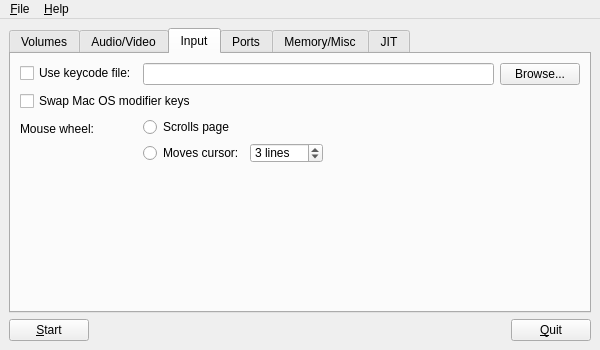
<?xml version="1.0" encoding="UTF-8"?>
<ui version="4.0">
 <class>PrefsEditorQt</class>
 <widget class="QMainWindow" name="PrefsEditorQt">
  <property name="geometry">
   <rect>
    <x>0</x>
    <y>0</y>
    <width>600</width>
    <height>350</height>
   </rect>
  </property>
  <property name="minimumSize">
   <size>
    <width>600</width>
    <height>350</height>
   </size>
  </property>
  <property name="windowTitle">
   <string>SheepShaver Settings</string>
  </property>
  <widget class="QWidget" name="centralwidget">
   <layout class="QVBoxLayout" name="verticalLayout">
    <item>
     <widget class="QTabWidget" name="tabWidget">
      <property name="tabShape">
       <enum>QTabWidget::TabShape::Rounded</enum>
      </property>
      <property name="currentIndex">
       <number>2</number>
      </property>
      <property name="tabBarAutoHide">
       <bool>false</bool>
      </property>
      <widget class="QWidget" name="volumesTab">
       <attribute name="title">
        <string>Volumes</string>
       </attribute>
       <layout class="QHBoxLayout" name="horizontalLayout">
        <item>
         <layout class="QVBoxLayout" name="verticalLayout_2">
          <item>
           <widget class="QListView" name="volumesList"/>
          </item>
          <item>
           <layout class="QHBoxLayout" name="horizontalLayout_2">
            <item>
             <widget class="QPushButton" name="addVolumeButton">
              <property name="text">
               <string>Add</string>
              </property>
             </widget>
            </item>
            <item>
             <spacer name="horizontalSpacer_2">
              <property name="orientation">
               <enum>Qt::Orientation::Horizontal</enum>
              </property>
              <property name="sizeHint" stdset="0">
               <size>
                <width>40</width>
                <height>20</height>
               </size>
              </property>
             </spacer>
            </item>
            <item>
             <widget class="QPushButton" name="createVolumeButton">
              <property name="text">
               <string>Create</string>
              </property>
             </widget>
            </item>
            <item>
             <spacer name="horizontalSpacer_3">
              <property name="orientation">
               <enum>Qt::Orientation::Horizontal</enum>
              </property>
              <property name="sizeHint" stdset="0">
               <size>
                <width>40</width>
                <height>20</height>
               </size>
              </property>
             </spacer>
            </item>
            <item>
             <widget class="QPushButton" name="removeVolumeButton">
              <property name="text">
               <string>Remove</string>
              </property>
             </widget>
            </item>
           </layout>
          </item>
          <item>
           <layout class="QHBoxLayout" name="horizontalLayout_3">
            <item>
             <widget class="QLabel" name="label">
              <property name="text">
               <string>Shared Folder:</string>
              </property>
             </widget>
            </item>
            <item>
             <widget class="QLineEdit" name="sharedFolderEntry"/>
            </item>
            <item>
             <widget class="QPushButton" name="sharedFolderSelectButton">
              <property name="text">
               <string>Browse…</string>
              </property>
             </widget>
            </item>
           </layout>
          </item>
          <item>
           <layout class="QHBoxLayout" name="horizontalLayout_4">
            <item>
             <widget class="QLabel" name="label_2">
              <property name="text">
               <string>Boot from:</string>
              </property>
             </widget>
            </item>
            <item>
             <widget class="QComboBox" name="bootFromCombo">
              <item>
               <property name="text">
                <string>Any</string>
               </property>
              </item>
              <item>
               <property name="text">
                <string>CD-ROM</string>
               </property>
              </item>
             </widget>
            </item>
            <item>
             <spacer name="horizontalSpacer">
              <property name="orientation">
               <enum>Qt::Orientation::Horizontal</enum>
              </property>
              <property name="sizeHint" stdset="0">
               <size>
                <width>40</width>
                <height>20</height>
               </size>
              </property>
             </spacer>
            </item>
            <item>
             <widget class="QCheckBox" name="checkBox">
              <property name="text">
               <string>Use CD-ROM driver</string>
              </property>
             </widget>
            </item>
           </layout>
          </item>
         </layout>
        </item>
       </layout>
      </widget>
      <widget class="QWidget" name="avTab">
       <attribute name="title">
        <string>Audio/Video</string>
       </attribute>
       <layout class="QFormLayout" name="formLayout_4">
        <item row="0" column="0">
         <widget class="QLabel" name="label_10">
          <property name="text">
           <string>Start as:</string>
          </property>
         </widget>
        </item>
        <item row="0" column="1">
         <widget class="QComboBox" name="screenModeComboBox">
          <item>
           <property name="text">
            <string>Window</string>
           </property>
          </item>
          <item>
           <property name="text">
            <string>Fullscreen</string>
           </property>
          </item>
         </widget>
        </item>
        <item row="1" column="0">
         <widget class="QLabel" name="label_11">
          <property name="text">
           <string>Resolution:</string>
          </property>
         </widget>
        </item>
        <item row="1" column="1">
         <widget class="QComboBox" name="resolutionComboBox">
          <property name="editable">
           <bool>true</bool>
          </property>
          <property name="currentText">
           <string>512 x 384</string>
          </property>
          <item>
           <property name="text">
            <string>512 x 384</string>
           </property>
          </item>
          <item>
           <property name="text">
            <string>640 x 480</string>
           </property>
          </item>
          <item>
           <property name="text">
            <string>800 x 600</string>
           </property>
          </item>
          <item>
           <property name="text">
            <string>1024 x 768</string>
           </property>
          </item>
          <item>
           <property name="text">
            <string>1280 x 800</string>
           </property>
          </item>
          <item>
           <property name="text">
            <string>1440 x 900</string>
           </property>
          </item>
          <item>
           <property name="text">
            <string>1600 x 1200</string>
           </property>
          </item>
          <item>
           <property name="text">
            <string>1920 x 1080</string>
           </property>
          </item>
          <item>
           <property name="text">
            <string>Maximum</string>
           </property>
          </item>
         </widget>
        </item>
        <item row="2" column="0">
         <widget class="QLabel" name="label_12">
          <property name="text">
           <string>Refresh rate:</string>
          </property>
         </widget>
        </item>
        <item row="2" column="1">
         <widget class="QComboBox" name="refreshComboBox">
          <item>
           <property name="text">
            <string>5 Hz</string>
           </property>
          </item>
          <item>
           <property name="text">
            <string>7.5 Hz</string>
           </property>
          </item>
          <item>
           <property name="text">
            <string>10 Hz</string>
           </property>
          </item>
          <item>
           <property name="text">
            <string>15 Hz</string>
           </property>
          </item>
          <item>
           <property name="text">
            <string>30 Hz</string>
           </property>
          </item>
          <item>
           <property name="text">
            <string>60 Hz</string>
           </property>
          </item>
         </widget>
        </item>
        <item row="3" column="0">
         <widget class="QCheckBox" name="quickDrawCheckBox">
          <property name="text">
           <string>QuickDraw acceleration</string>
          </property>
         </widget>
        </item>
        <item row="4" column="0">
         <widget class="QCheckBox" name="audioCheckBox">
          <property name="text">
           <string>Enable sound output</string>
          </property>
         </widget>
        </item>
        <item row="6" column="0">
         <widget class="QLabel" name="audioMixerLabel">
          <property name="text">
           <string>Audio mixer:</string>
          </property>
         </widget>
        </item>
        <item row="5" column="0">
         <widget class="QLabel" name="audioDeviceLabel">
          <property name="text">
           <string>Audio output device:</string>
          </property>
         </widget>
        </item>
        <item row="5" column="1">
         <widget class="QComboBox" name="audioDeviceComboBox">
          <property name="editable">
           <bool>true</bool>
          </property>
         </widget>
        </item>
        <item row="6" column="1">
         <widget class="QComboBox" name="audioMixerComboBox">
          <property name="editable">
           <bool>true</bool>
          </property>
         </widget>
        </item>
       </layout>
      </widget>
      <widget class="QWidget" name="inputTab">
       <attribute name="title">
        <string>Input</string>
       </attribute>
       <layout class="QFormLayout" name="formLayout_3">
        <item row="0" column="0">
         <widget class="QCheckBox" name="keycodeCheckBox">
          <property name="text">
           <string>Use keycode file:</string>
          </property>
         </widget>
        </item>
        <item row="0" column="1">
         <layout class="QHBoxLayout" name="horizontalLayout_7">
          <item>
           <widget class="QLineEdit" name="keycodeFileEntry"/>
          </item>
          <item>
           <widget class="QPushButton" name="keycodeFileSelectButton">
            <property name="text">
             <string>Browse...</string>
            </property>
           </widget>
          </item>
         </layout>
        </item>
        <item row="2" column="1">
         <layout class="QGridLayout" name="gridLayout">
          <item row="1" column="1">
           <widget class="QSpinBox" name="cursorLinesSpinBox">
            <property name="suffix">
             <string> lines</string>
            </property>
            <property name="minimum">
             <number>-99</number>
            </property>
            <property name="singleStep">
             <number>1</number>
            </property>
            <property name="value">
             <number>3</number>
            </property>
           </widget>
          </item>
          <item row="1" column="2">
           <spacer name="horizontalSpacer_4">
            <property name="orientation">
             <enum>Qt::Orientation::Horizontal</enum>
            </property>
            <property name="sizeHint" stdset="0">
             <size>
              <width>40</width>
              <height>20</height>
             </size>
            </property>
           </spacer>
          </item>
          <item row="1" column="0">
           <widget class="QRadioButton" name="mouseWheelModeCursorRadioButton">
            <property name="text">
             <string>Moves cursor:</string>
            </property>
           </widget>
          </item>
          <item row="0" column="0" colspan="3">
           <widget class="QRadioButton" name="mouseWheelModePageRadioButton">
            <property name="text">
             <string>Scrolls page</string>
            </property>
           </widget>
          </item>
         </layout>
        </item>
        <item row="2" column="0">
         <widget class="QLabel" name="label_8">
          <property name="text">
           <string>Mouse wheel:</string>
          </property>
         </widget>
        </item>
        <item row="1" column="0" colspan="2">
         <widget class="QCheckBox" name="swapOptCmdComboBox">
          <property name="text">
           <string>Swap Mac OS modifier keys</string>
          </property>
         </widget>
        </item>
       </layout>
      </widget>
      <widget class="QWidget" name="portsTab">
       <attribute name="title">
        <string>Ports</string>
       </attribute>
       <layout class="QFormLayout" name="formLayout_2">
        <item row="0" column="1">
         <widget class="QComboBox" name="serialAComboBox">
          <property name="sizePolicy">
           <sizepolicy hsizetype="MinimumExpanding" vsizetype="Fixed">
            <horstretch>0</horstretch>
            <verstretch>0</verstretch>
           </sizepolicy>
          </property>
         </widget>
        </item>
        <item row="1" column="1">
         <widget class="QComboBox" name="serialBComboBox">
          <property name="sizePolicy">
           <sizepolicy hsizetype="MinimumExpanding" vsizetype="Fixed">
            <horstretch>0</horstretch>
            <verstretch>0</verstretch>
           </sizepolicy>
          </property>
         </widget>
        </item>
        <item row="0" column="0">
         <widget class="QLabel" name="label_5">
          <property name="text">
           <string>Modem port:</string>
          </property>
         </widget>
        </item>
        <item row="1" column="0">
         <widget class="QLabel" name="label_6">
          <property name="text">
           <string>Printer port:</string>
          </property>
         </widget>
        </item>
        <item row="2" column="0">
         <widget class="QLabel" name="label_7">
          <property name="text">
           <string>Ethernet interface:</string>
          </property>
         </widget>
        </item>
        <item row="2" column="1">
         <widget class="QComboBox" name="ethernetComboBox">
          <property name="sizePolicy">
           <sizepolicy hsizetype="MinimumExpanding" vsizetype="Fixed">
            <horstretch>0</horstretch>
            <verstretch>0</verstretch>
           </sizepolicy>
          </property>
          <item>
           <property name="text">
            <string>slirp</string>
           </property>
          </item>
         </widget>
        </item>
       </layout>
      </widget>
      <widget class="QWidget" name="miscTab">
       <attribute name="title">
        <string>Memory/Misc</string>
       </attribute>
       <layout class="QFormLayout" name="formLayout">
        <item row="0" column="0">
         <widget class="QLabel" name="label_3">
          <property name="text">
           <string>Mac OS RAM size:</string>
          </property>
         </widget>
        </item>
        <item row="0" column="1">
         <widget class="QComboBox" name="ramSizeComboBox">
          <property name="editable">
           <bool>true</bool>
          </property>
          <property name="currentText">
           <string>16 MB</string>
          </property>
          <item>
           <property name="text">
            <string>16 MB</string>
           </property>
          </item>
          <item>
           <property name="text">
            <string>32 MB</string>
           </property>
          </item>
          <item>
           <property name="text">
            <string>64 MB</string>
           </property>
          </item>
          <item>
           <property name="text">
            <string>128 MB</string>
           </property>
          </item>
          <item>
           <property name="text">
            <string>256 MB</string>
           </property>
          </item>
          <item>
           <property name="text">
            <string>512 MB</string>
           </property>
          </item>
          <item>
           <property name="text">
            <string>1024 MB</string>
           </property>
          </item>
         </widget>
        </item>
        <item row="1" column="0">
         <widget class="QLabel" name="label_4">
          <property name="text">
           <string>ROM file:</string>
          </property>
         </widget>
        </item>
        <item row="1" column="1">
         <layout class="QHBoxLayout" name="horizontalLayout_6">
          <item>
           <widget class="QLineEdit" name="romFileEntry"/>
          </item>
          <item>
           <widget class="QPushButton" name="romFileSelectButton">
            <property name="text">
             <string>Browse...</string>
            </property>
           </widget>
          </item>
         </layout>
        </item>
        <item row="2" column="0" colspan="2">
         <widget class="QCheckBox" name="ignoreIllegalCheckBox">
          <property name="text">
           <string>Ignore illegal memory accesses</string>
          </property>
         </widget>
        </item>
        <item row="3" column="0" colspan="2">
         <widget class="QCheckBox" name="idleWaitCheckBox">
          <property name="text">
           <string>Don't use CPU when idle</string>
          </property>
         </widget>
        </item>
        <item row="4" column="0" colspan="2">
         <widget class="QCheckBox" name="noGuiCheckBox">
          <property name="text">
           <string>Show settings window on startup</string>
          </property>
         </widget>
        </item>
       </layout>
      </widget>
      <widget class="QWidget" name="jitTab">
       <attribute name="title">
        <string>JIT</string>
       </attribute>
       <layout class="QFormLayout" name="formLayout_5">
        <item row="0" column="0">
         <widget class="QCheckBox" name="native68kCheckBox">
          <property name="text">
           <string>Enable native 68k DR emulator (experimental)</string>
          </property>
         </widget>
        </item>
        <item row="1" column="0">
         <widget class="QCheckBox" name="jitCheckBox">
          <property name="text">
           <string>Enable JIT compiler</string>
          </property>
         </widget>
        </item>
       </layout>
      </widget>
     </widget>
    </item>
    <item>
     <layout class="QHBoxLayout" name="horizontalLayout_5">
      <item>
       <widget class="QPushButton" name="startButton">
        <property name="text">
         <string>&amp;Start</string>
        </property>
       </widget>
      </item>
      <item>
       <spacer name="horizontalSpacer_5">
        <property name="orientation">
         <enum>Qt::Orientation::Horizontal</enum>
        </property>
        <property name="sizeHint" stdset="0">
         <size>
          <width>40</width>
          <height>20</height>
         </size>
        </property>
       </spacer>
      </item>
      <item>
       <widget class="QPushButton" name="quitButton">
        <property name="text">
         <string>&amp;Quit</string>
        </property>
       </widget>
      </item>
     </layout>
    </item>
   </layout>
  </widget>
  <widget class="QMenuBar" name="menubar">
   <property name="geometry">
    <rect>
     <x>0</x>
     <y>0</y>
     <width>600</width>
     <height>29</height>
    </rect>
   </property>
   <widget class="QMenu" name="menuFile">
    <property name="title">
     <string>&amp;File</string>
    </property>
    <addaction name="actionStart"/>
    <addaction name="actionSave"/>
    <addaction name="actionZap"/>
    <addaction name="separator"/>
    <addaction name="actionQuit"/>
   </widget>
   <widget class="QMenu" name="menuHelp">
    <property name="title">
     <string>&amp;Help</string>
    </property>
    <addaction name="actionWebsite"/>
    <addaction name="separator"/>
    <addaction name="actionAboutQt"/>
    <addaction name="actionAbout"/>
   </widget>
   <addaction name="menuFile"/>
   <addaction name="menuHelp"/>
  </widget>
  <action name="actionWebsite">
   <property name="text">
    <string>&amp;Website</string>
   </property>
  </action>
  <action name="actionAbout">
   <property name="text">
    <string>&amp;About</string>
   </property>
  </action>
  <action name="actionStart">
   <property name="text">
    <string>&amp;Start SheepShaver</string>
   </property>
  </action>
  <action name="actionSave">
   <property name="text">
    <string>Save &amp;Preferences</string>
   </property>
  </action>
  <action name="actionZap">
   <property name="text">
    <string>&amp;Zap NVRAM File</string>
   </property>
  </action>
  <action name="actionAboutQt">
   <property name="text">
    <string>About &amp;Qt</string>
   </property>
   <property name="menuRole">
    <enum>QAction::MenuRole::TextHeuristicRole</enum>
   </property>
  </action>
  <action name="actionQuit">
   <property name="text">
    <string>&amp;Quit</string>
   </property>
   <property name="menuRole">
    <enum>QAction::MenuRole::TextHeuristicRole</enum>
   </property>
  </action>
 </widget>
 <resources/>
 <connections/>
</ui>
